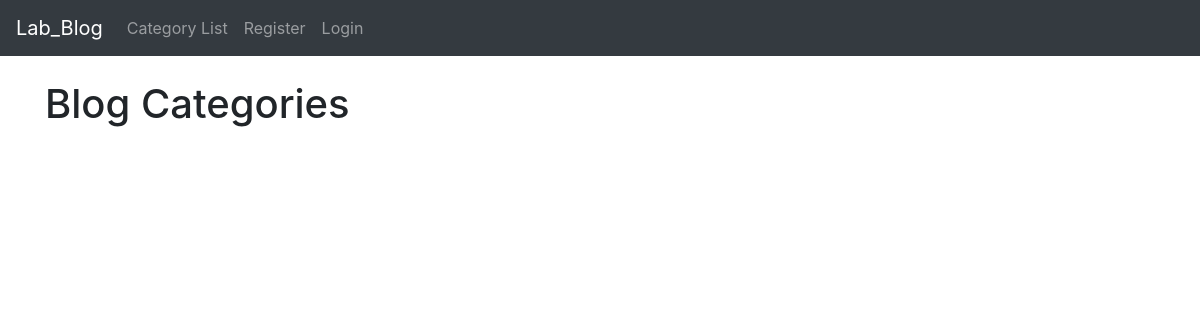
The page /category_list/ on the database as committed earlier.
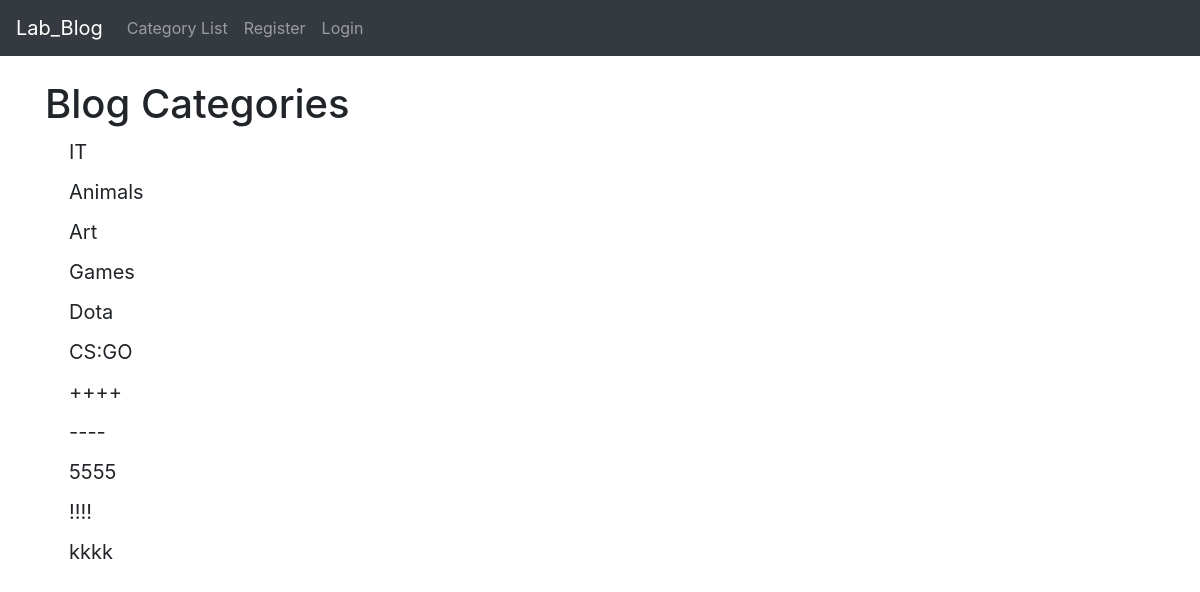
The same page on the database as committed later.
### the_blog/models.py (models this page shows, shortened)
class Category(models.Model):
    name = models.CharField(max_length = 255)
    def __str__(self):
        return self.name

### the_blog/views.py (the view)
# urls.py: path('category_list/', CategoryListView, name = 'category-list'),
def CategoryListView(request):
    categ_menu_list = Category.objects.all()
    return render(request, 'category_list.html', {'categ_menu_list': categ_menu_list})

### the_blog/templates/category_list.html (shortened to what this page needs)
{% extends 'base.html' %}
{% block content %}
<h1>
    Blog Categories
</h1>
{% for item in categ_menu_list %}
<h5><a class="dropdown-item" href="{% url 'category' item %}">{{ item }}</a></h5>
{% endfor %}
{% endblock %}

### the_blog/templates/base.html (shortened to what this page needs)
<!doctype html>
<html lang="en">
  <head>
    <link rel="stylesheet" href="https://cdn.jsdelivr.net/npm/bootstrap@4.6.2/dist/css/bootstrap.min.css">
  </head>
  <body>
    <nav class="navbar navbar-expand-lg navbar-dark bg-dark">
      <a class="navbar-brand" href="{% url 'home' %}">Lab_Blog</a>
      <div class="collapse navbar-collapse" id="navbarSupportedContent">
        <ul class="navbar-nav mr-auto">
          {% if categ_menu %}
          <li class="nav-item dropdown">
            <a class="nav-link dropdown-toggle" href="#" role="button" data-toggle="dropdown" aria-expanded="false">
              Categories
            </a>
            <div class="dropdown-menu" aria-labelledby = "navbarDropdown">
              {% for item in categ_menu %}
              <a class="dropdown-item" href="{% url 'category' item %}">{{ item }}</a>
              {% endfor %}
            </div>
          </li>
          {% else %}
          <li class="nav-item">
            <a class="nav-link" href="{% url 'category-list' %}">Category List</a>
          </li>
          {% endif %}
          {% if user.is_authenticated %}
            <li class="nav-item">
              <a class="nav-link" href="{% url 'add_post' %}">Add Post</a>
            </li>
            <li class="nav-item">
              <a class="nav-link" href="{% url 'add_category' %}">Add Category</a>
            </li>
            <li class="nav-item">
              <a class="nav-link" href="{% url 'logout' %}">Logout</a>
            </li>
          {% else %}
            <li class="nav-item">
              <a class="nav-link" href="{% url 'register' %}">Register</a>
            </li>
            <li class="nav-item">
              <a class="nav-link" href="{% url 'login' %}">Login</a>
            </li>
          {% endif %}
        </ul>
      </div>
    </nav>
    <br/>
    <div class = "container">
    {% block content %}
    {% endblock %}
    </div>
  </body>
</html>

Rows that differ between the two databases and show on the page:
added Category: name "IT"
added Category: name "Animals"
added Category: name "Art"
added Category: name "Games"
added Category: name "Dota"
added Category: name "CS:GO"
added Category: name "++++"
added Category: name "----"
added Category: name "5555"
added Category: name "!!!!"
added Category: name "kkkk"
